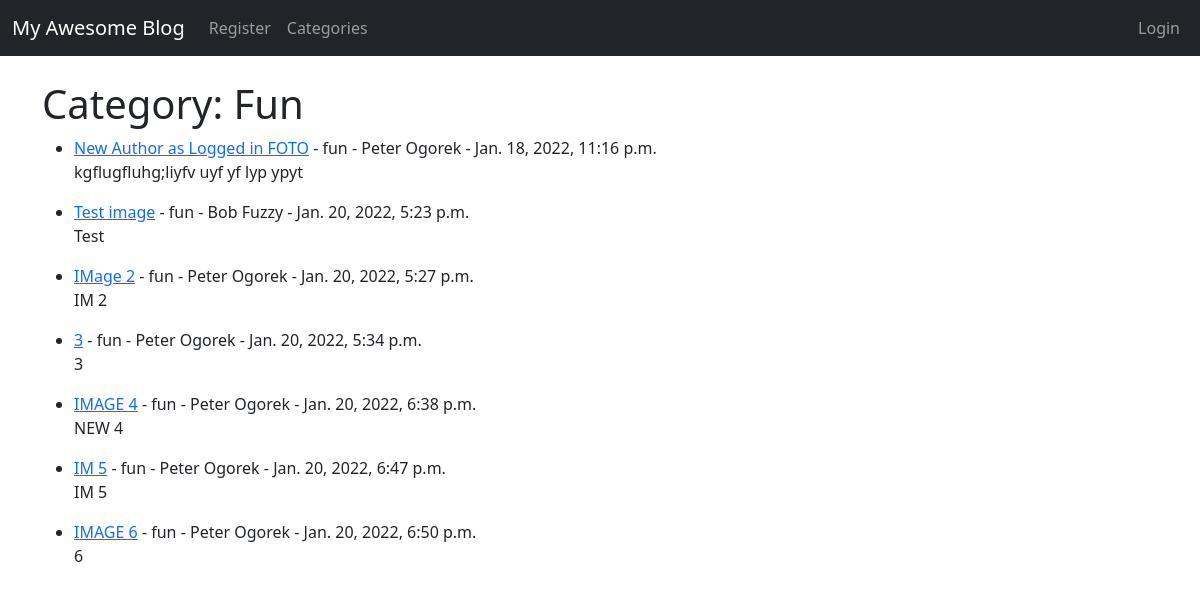
/category/fun/, run on an earlier commit of the app's database.
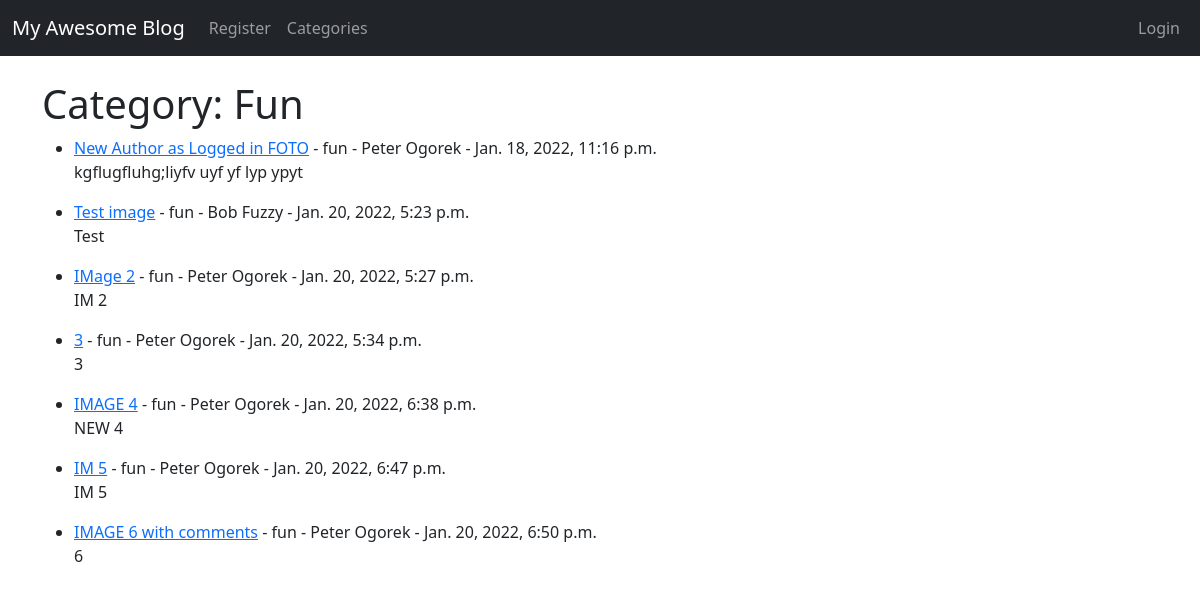
And on a later commit of the database.
### theblog/models.py (models this page shows, shortened)
class Post(models.Model):
    title = models.CharField(max_length=255)  # , default="My Awesome Blog")
    header_image = models.ImageField(
        null=True, blank=True, upload_to="images/")
    title_tag = models.CharField(max_length=255)
    author = models.ForeignKey(User, on_delete=models.CASCADE)
    body = RichTextField(blank=True, null=True)
    post_date = models.DateTimeField(auto_now_add=True)
    category = models.ForeignKey(
        Category, max_length=60, on_delete=models.CASCADE, related_name='catego')
    likes = models.ManyToManyField(User, related_name="blog_posts")
    snippet = models.CharField(max_length=255)  # , default="Old Post")

class Category(models.Model):
    class Meta:
        verbose_name_plural = "Categories"
    name = models.CharField(max_length=255)
    def __str__(self):
        return self.name

### theblog/views.py (the view)
# urls.py: path("category/<str:cats>/", CategoryView, name="category"),
def CategoryView(request, cats):
    cats = cats.replace('-', ' ')
    categ_id = Category.objects.filter(name=cats)
    if categ_id:
        categ_id = Category.objects.filter(name=cats)[0].id
        category_posts = Post.objects.filter(category=categ_id)
    else:
        return render(request, "categories.html", {
            "cats": "No page",
        })
    return render(request, "categories.html", {
        "cats": cats.title(),
        "category_posts": category_posts,
    })

### theblog/templates/categories.html (shortened to what this page needs)
{% extends "layout.html" %}
{% block body %}
{% if category_posts %}
<h1>Category: {{ cats }}</h1>
<ul>
    {% for post in category_posts %}
    <li>
        <a href="{% url 'article_detail' post.pk %}">{{ post.title }}</a> -
        {{ post.category }} -
        {{ post.author.first_name }} {{ post.author.last_name }} -
        {{ post.post_date }}
        <br>
        {{ post.body | slice:":150" | safe }}
    </li>
    {% empty %}
    <h3>No posts</h3>
    {% endfor %}
</ul>
{% else %}
<h3>No page</h3>
{% endif %}
{% endblock %}

What changed in the data, as far as the page shows it:
changed Post: title "IMAGE 6" → "IMAGE 6 with comments"
